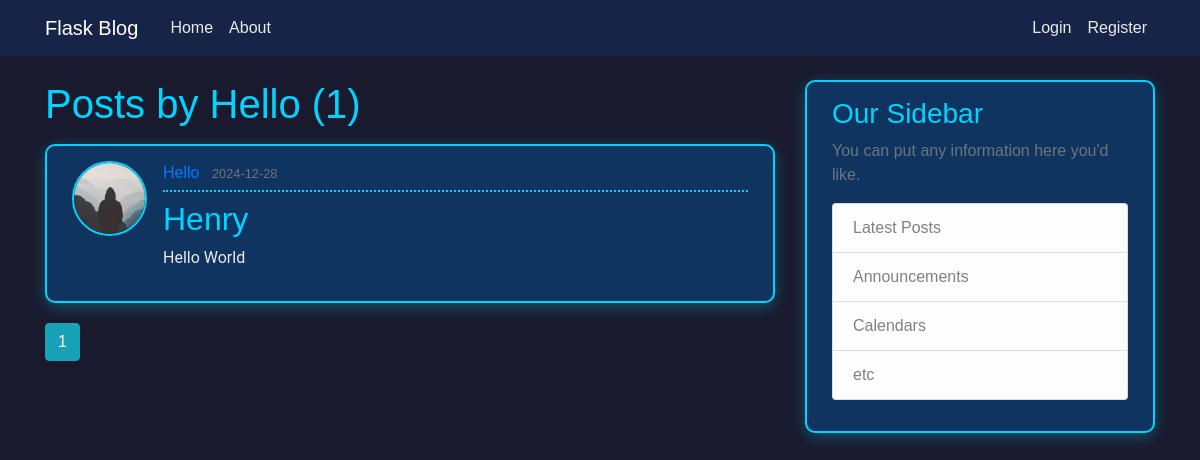
The app's page /user/Hello, older data.
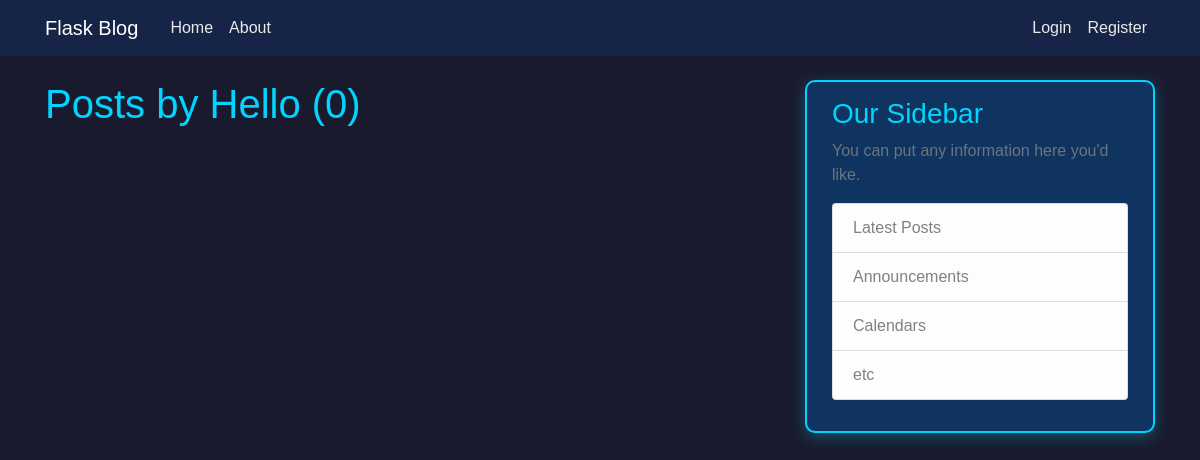
The same page, newer data.
### flaskblog/models.py (models this page shows, shortened)
class Post(db.Model):
    id = db.Column(db.Integer, primary_key=True)
    title = db.Column(db.String(100), nullable=False)
    date_posted = db.Column(db.DateTime, nullable=False, default=datetime.utcnow)
    content = db.Column(db.Text, nullable=False)
    user_id = db.Column(db.Integer, db.ForeignKey('user.id'), nullable=False)

class User(db.Model, UserMixin):
    id = db.Column(db.Integer, primary_key=True)
    username = db.Column(db.String(20), unique=True, nullable=False)
    email = db.Column(db.String(120), unique=True, nullable=False)
    image_file = db.Column(db.String(20), nullable=False, default='default.jpg')
    password = db.Column(db.String(60), nullable=False)
    posts = db.relationship('Post', backref='author', lazy=True)

### flaskblog/routes.py (the view)
@app.route("/user/<string:username>") # 定義路由，當訪問 /user/<username> 時，執行此函數
def user_posts(username): # 接收動態 URL 中的用戶名參數
    page = request.args.get('page', 1, type=int) # 從查詢參數中獲取當前頁數，默認為 1，轉換為整數
    user = User.query.filter_by(username=username).first_or_404() # 按發佈日期降序排列,查找該用戶發表的所有文章,按發佈日期降序排列
    posts = Post.query.filter_by(author=user)\
        .order_by(Post.date_posted.desc())\
        .paginate(page=page, per_page=4) # 對結果進行分頁，每頁顯示 4 篇文章
    return render_template('user_posts.html', posts=posts, user=user) # 返回經過處理的 user_posts.html，傳遞文章和用戶信息

### flaskblog/templates/user_posts.html
{% extends "layout.html" %}
{% block content %}
    <h1 class="mb-3">Posts by {{ user.username }} ({{ posts.total }})</h1>
    {% for post in posts.items %}
        <article class="media content-section">
          <img class="rounded-circle article-img" src="{{ url_for('static', filename='profile_pics/' + post.author.image_file) }}">
          <div class="media-body">
            <div class="article-metadata">
              <a class="mr-2" href="{{ url_for('user_posts', username=post.author.username) }}">{{ post.author.username }}</a>
              <small class="text-muted">{{ post.date_posted.strftime('%Y-%m-%d') }}</small>
            </div>
            <h2><a class="article-title" href="{{ url_for('post', post_id=post.id) }}">{{ post.title }}</a></h2>
            <p class="article-content">{{ post.content }}</p>
          </div>
        </article>
    {% endfor %}
    {% for page_num in posts.iter_pages(left_edge=1, right_edge=1, left_current=1, right_current=2) %}
      {% if page_num %}
        {% if posts.page == page_num %}
          <a class="btn btn-info mb-4" href="{{ url_for('user_posts', username=user.username, page=page_num) }}">{{ page_num }}</a>
        {% else %}
          <a class="btn btn-outline-info mb-4" href="{{ url_for('user_posts', username=user.username, page=page_num) }}">{{ page_num }}</a>
        {% endif %}
      {% else %}
        ...
      {% endif %}
    {% endfor %}
{% endblock content %}

Row changes from the older to the newer data that the page shows:
removed Post: image_file (placeholder picture), author.username "Hello", date_posted "2024-12-28", title "Henry", content "Hello World"
Text that changed along with them:
{{ posts.total }}: "1" → "0"
list line gone: "1"
